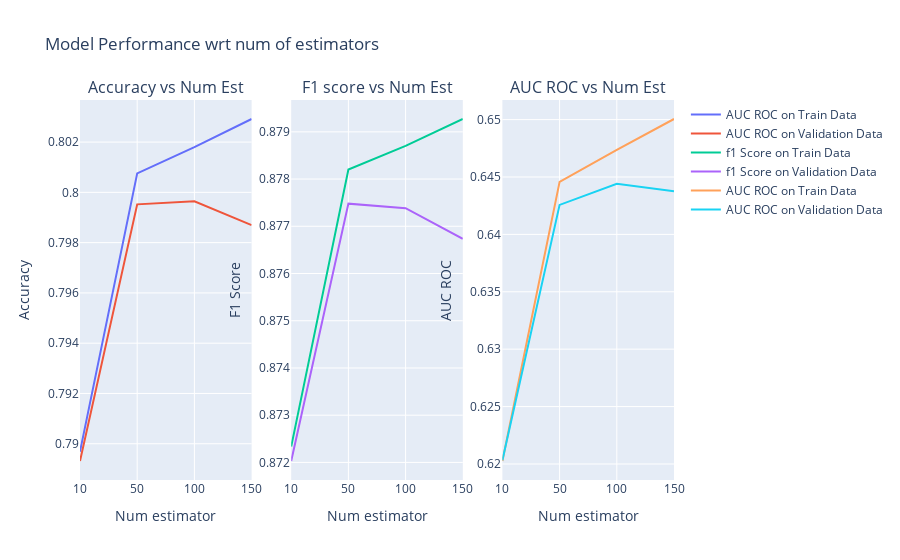

Notebook cell for this chart:
### Code cell
fig = make_subplots(rows=1, cols=3, subplot_titles=("Accuracy vs Num Est", "F1 score vs Num Est", "AUC ROC vs Num Est"))
# accuracy
fig.add_trace(go.Scatter(x=n_estimators, y=gs.cv_results_['mean_train_Accuracy'], mode='lines', name='AUC ROC on Train Data'), row=1, col=1)
fig.add_trace(go.Scatter(x=n_estimators, y=gs.cv_results_['mean_test_Accuracy'], mode='lines', name='AUC ROC on Validation Data'), row=1, col=1)
# f1 score
fig.add_trace(go.Scatter(x=n_estimators, y=gs.cv_results_['mean_train_F1 Score'], mode='lines', name='f1 Score on Train Data'), row=1, col=2)
fig.add_trace(go.Scatter(x=n_estimators, y=gs.cv_results_['mean_test_F1 Score'], mode='lines', name='f1 Score on Validation Data'), row=1, col=2)
# auc roc
fig.add_trace(go.Scatter(x=n_estimators, y=gs.cv_results_['mean_train_AUC'], mode='lines', name='AUC ROC on Train Data'), row=1, col=3)
fig.add_trace(go.Scatter(x=n_estimators, y=gs.cv_results_['mean_test_AUC'], mode='lines', name='AUC ROC on Validation Data'), row=1, col=3)
# Update xaxis properties
fig.update_xaxes(title_text="Num estimator", row=1, col=1, type='category')
fig.update_xaxes(title_text="Num estimator", row=1, col=2, type='category')
fig.update_xaxes(title_text="Num estimator", row=1, col=3, type='category')
# Update yaxis properties
fig.update_yaxes(title_text="Accuracy", row=1, col=1)
fig.update_yaxes(title_text="F1 Score", row=1, col=2)
fig.update_yaxes(title_text="AUC ROC",  row=1, col=3)
# update layout
fig.update_layout(title='Model Performance wrt num of estimators')
fig.show()

### Figure 1 — Plotly figure (JSON) as saved in the notebook; plotly's stock layout.template omitted (floating-point values rounded to 4 significant figures)
{"data": [{"mode": "lines", "name": "AUC ROC on Train Data", "type": "scatter", "x": [10, 50, 100, 150], "xaxis": "x", "y": [0.7897, 0.8008, 0.8018, 0.8029], "yaxis": "y"}, {"mode": "lines", "name": "AUC ROC on Validation Data", "type": "scatter", "x": [10, 50, 100, 150], "xaxis": "x", "y": [0.7893, 0.7995, 0.7996, 0.7987], "yaxis": "y"}, {"mode": "lines", "name": "f1 Score on Train Data", "type": "scatter", "x": [10, 50, 100, 150], "xaxis": "x2", "y": [0.8723, 0.8782, 0.8787, 0.8793], "yaxis": "y2"}, {"mode": "lines", "name": "f1 Score on Validation Data", "type": "scatter", "x": [10, 50, 100, 150], "xaxis": "x2", "y": [0.872, 0.8775, 0.8774, 0.8767], "yaxis": "y2"}, {"mode": "lines", "name": "AUC ROC on Train Data", "type": "scatter", "x": [10, 50, 100, 150], "xaxis": "x3", "y": [0.6203, 0.6446, 0.6474, 0.6501], "yaxis": "y3"}, {"mode": "lines", "name": "AUC ROC on Validation Data", "type": "scatter", "x": [10, 50, 100, 150], "xaxis": "x3", "y": [0.6203, 0.6426, 0.6444, 0.6438], "yaxis": "y3"}], "layout": {"annotations": [{"font": {"size": 16}, "showarrow": false, "text": "Accuracy vs Num Est", "x": 0.1444, "xanchor": "center", "xref": "paper", "y": 1, "yanchor": "bottom", "yref": "paper"}, {"font": {"size": 16}, "showarrow": false, "text": "F1 score vs Num Est", "x": 0.5, "xanchor": "center", "xref": "paper", "y": 1, "yanchor": "bottom", "yref": "paper"}, {"font": {"size": 16}, "showarrow": false, "text": "AUC ROC vs Num Est", "x": 0.8556, "xanchor": "center", "xref": "paper", "y": 1, "yanchor": "bottom", "yref": "paper"}], "autosize": true, "title": {"text": "Model Performance wrt num of estimators"}, "xaxis": {"anchor": "y", "autorange": true, "domain": [0, 0.2889], "range": [0, 3], "title": {"text": "Num estimator"}, "type": "category"}, "xaxis2": {"anchor": "y2", "autorange": true, "domain": [0.3556, 0.6444], "range": [0, 3], "title": {"text": "Num estimator"}, "type": "category"}, "xaxis3": {"anchor": "y3", "autorange": true, "domain": [0.7111, 1], "range": [0, 3], "title": {"text": "Num estimator"}, "type": "category"}, "yaxis": {"anchor": "x", "autorange": true, "domain": [0, 1], "range": [0.7886, 0.8037], "title": {"text": "Accuracy"}, "type": "linear"}, "yaxis2": {"anchor": "x2", "autorange": true, "domain": [0, 1], "range": [0.8716, 0.8797], "title": {"text": "F1 Score"}, "type": "linear"}, "yaxis3": {"anchor": "x3", "autorange": true, "domain": [0, 1], "range": [0.6186, 0.6517], "title": {"text": "AUC ROC"}, "type": "linear"}}}
